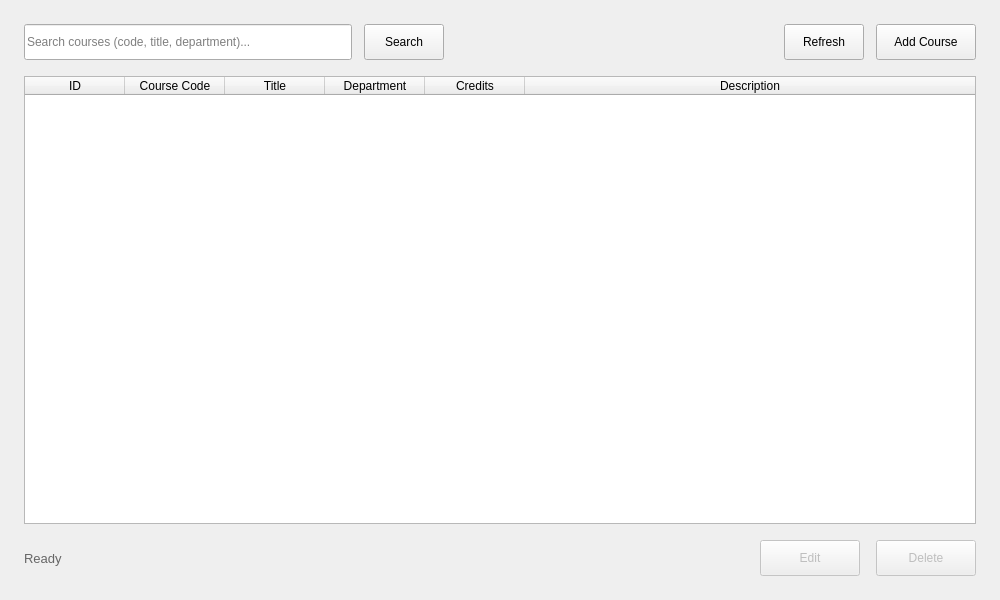
<?xml version="1.0" encoding="UTF-8"?>
<ui version="4.0">
 <class>CoursesTab</class>
 <widget class="QWidget" name="CoursesTab">
  <property name="geometry">
   <rect>
    <x>0</x>
    <y>0</y>
    <width>1000</width>
    <height>600</height>
   </rect>
  </property>
  <property name="windowTitle">
   <string>Form</string>
  </property>
  <layout class="QVBoxLayout" name="verticalLayout">
   <property name="spacing">
    <number>16</number>
   </property>
   <property name="leftMargin">
    <number>24</number>
   </property>
   <property name="topMargin">
    <number>24</number>
   </property>
   <property name="rightMargin">
    <number>24</number>
   </property>
   <property name="bottomMargin">
    <number>24</number>
   </property>
   <item>
    <layout class="QHBoxLayout" name="toolbarLayout">
     <property name="spacing">
      <number>12</number>
     </property>
     <item>
      <widget class="QLineEdit" name="searchInput">
       <property name="minimumSize">
        <size>
         <width>300</width>
         <height>36</height>
        </size>
       </property>
       <property name="placeholderText">
        <string>Search courses (code, title, department)...</string>
       </property>
       <property name="clearButtonEnabled">
        <bool>true</bool>
       </property>
      </widget>
     </item>
     <item>
      <widget class="QPushButton" name="searchButton">
       <property name="minimumSize">
        <size>
         <width>80</width>
         <height>36</height>
        </size>
       </property>
       <property name="text">
        <string>Search</string>
       </property>
      </widget>
     </item>
     <item>
      <spacer name="horizontalSpacer">
       <property name="orientation">
        <enum>Qt::Horizontal</enum>
       </property>
       <property name="sizeHint" stdset="0">
        <size>
         <width>40</width>
         <height>20</height>
        </size>
       </property>
      </spacer>
     </item>
     <item>
      <widget class="QPushButton" name="refreshButton">
       <property name="minimumSize">
        <size>
         <width>80</width>
         <height>36</height>
        </size>
       </property>
       <property name="text">
        <string>Refresh</string>
       </property>
      </widget>
     </item>
     <item>
      <widget class="QPushButton" name="addButton">
       <property name="minimumSize">
        <size>
         <width>100</width>
         <height>36</height>
        </size>
       </property>
       <property name="text">
        <string>Add Course</string>
       </property>
      </widget>
     </item>
    </layout>
   </item>
   <item>
    <widget class="QTableWidget" name="coursesTable">
     <property name="editTriggers">
      <set>QAbstractItemView::NoEditTriggers</set>
     </property>
     <property name="alternatingRowColors">
      <bool>true</bool>
     </property>
     <property name="selectionMode">
      <enum>QAbstractItemView::SingleSelection</enum>
     </property>
     <property name="selectionBehavior">
      <enum>QAbstractItemView::SelectRows</enum>
     </property>
     <property name="sortingEnabled">
      <bool>true</bool>
     </property>
     <attribute name="horizontalHeaderStretchLastSection">
      <bool>true</bool>
     </attribute>
     <column>
      <property name="text">
       <string>ID</string>
      </property>
     </column>
     <column>
      <property name="text">
       <string>Course Code</string>
      </property>
     </column>
     <column>
      <property name="text">
       <string>Title</string>
      </property>
     </column>
     <column>
      <property name="text">
       <string>Department</string>
      </property>
     </column>
     <column>
      <property name="text">
       <string>Credits</string>
      </property>
     </column>
     <column>
      <property name="text">
       <string>Description</string>
      </property>
     </column>
    </widget>
   </item>
   <item>
    <layout class="QHBoxLayout" name="bottomLayout">
     <item>
      <widget class="QLabel" name="statusLabel">
       <property name="text">
        <string>Ready</string>
       </property>
       <property name="styleSheet">
        <string notr="true">color: #666666; font-size: 10pt;</string>
       </property>
      </widget>
     </item>
     <item>
      <spacer name="horizontalSpacer_2">
       <property name="orientation">
        <enum>Qt::Horizontal</enum>
       </property>
       <property name="sizeHint" stdset="0">
        <size>
         <width>40</width>
         <height>20</height>
        </size>
       </property>
      </spacer>
     </item>
     <item>
      <widget class="QPushButton" name="editButton">
       <property name="enabled">
        <bool>false</bool>
       </property>
       <property name="minimumSize">
        <size>
         <width>100</width>
         <height>36</height>
        </size>
       </property>
       <property name="text">
        <string>Edit</string>
       </property>
      </widget>
     </item>
     <item>
      <widget class="QPushButton" name="deleteButton">
       <property name="enabled">
        <bool>false</bool>
       </property>
       <property name="minimumSize">
        <size>
         <width>100</width>
         <height>36</height>
        </size>
       </property>
       <property name="text">
        <string>Delete</string>
       </property>
      </widget>
     </item>
    </layout>
   </item>
  </layout>
 </widget>
 <resources/>
 <connections/>
</ui>
